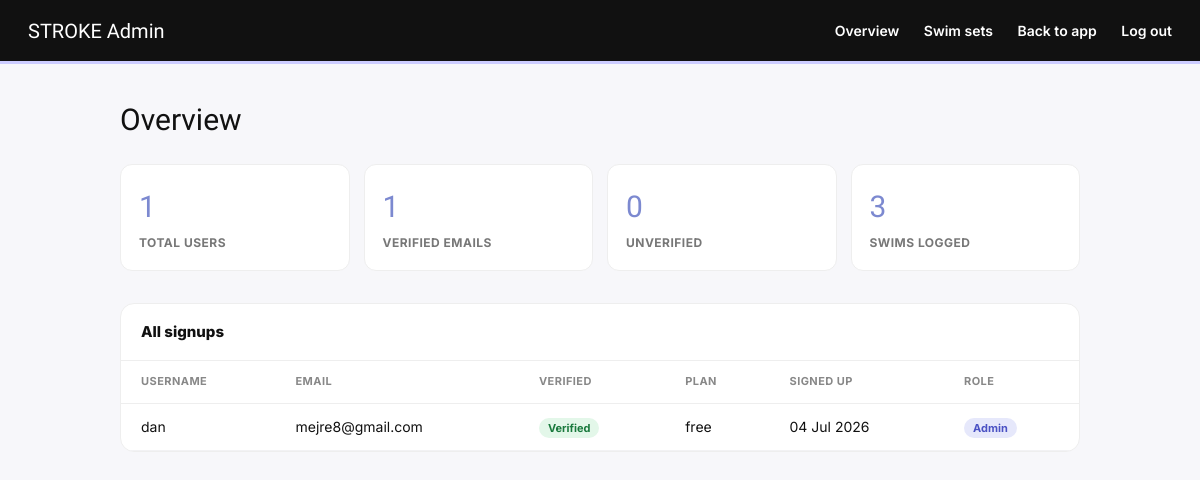
The page /admin (signed in) on the database its author committed.
### models.py (models this page shows, shortened)
class User(db.Model, UserMixin):
    __tablename__ = 'user'
    id = db.Column(db.Integer, primary_key=True)
    email = db.Column(db.String(150), unique=True, nullable=False)
    username = db.Column(db.String(80), unique=True, nullable=False)
    password = db.Column(db.String(200), nullable=False)
    created_at = db.Column(db.DateTime, default=datetime.utcnow)
    plan = db.Column(db.String(20), default='free')
    is_verified = db.Column(db.Boolean, default=False)
    is_admin = db.Column(db.Boolean, default=False)
    verify_code = db.Column(db.String(6), nullable=True)
    verify_code_sent_at = db.Column(db.DateTime, nullable=True)
    swims = db.relationship('Swim', backref='user', lazy=True)
    sessions = db.relationship('Session', backref='user', lazy=True)

### routes.py (the view)
@main.route('/admin')
@login_required
@admin_required
def admin_dashboard():
    from app import db
    from models import User, Swim, Session, SavedSet
    total_users = db.session.query(User).count()
    verified_users = db.session.query(User).filter_by(is_verified=True).count()
    unverified_users = total_users - verified_users
    total_swims = db.session.query(Swim).count()
    total_sessions = db.session.query(Session).count()
    users = db.session.query(User).order_by(User.created_at.desc()).all()
    return render_template(
        'admin_dashboard.html',
        total_users=total_users,
        verified_users=verified_users,
        unverified_users=unverified_users,
        total_swims=total_swims,
        total_sessions=total_sessions,
        users=users
    )

### app.py (called while the page is built)
def create_app():
    app = Flask(__name__)
    app.config['SECRET_KEY'] = os.getenv('SECRET_KEY', 'dev-secret-key')
    app.config['SQLALCHEMY_DATABASE_URI'] = os.getenv(
        'DATABASE_URL',
        f"sqlite:///{os.path.join(BASE_DIR, 'stroke.db')}"
    )
    app.config['SQLALCHEMY_TRACK_MODIFICATIONS'] = False
    app.config['RESEND_API_KEY'] = os.getenv('RESEND_API_KEY')
    db.init_app(app)
    bcrypt.init_app(app)
    login_manager.init_app(app)
    login_manager.login_view = 'main.login'
    with app.app_context():
        from models import User
        @login_manager.user_loader
        def load_user(user_id):
            return db.session.get(User, int(user_id))
        from routes import main
        app.register_blueprint(main)
        db.create_all()
    return app

### routes.py (called while the page is built)
def admin_required(f):
    @wraps(f)
    def wrapper(*args, **kwargs):
        if not current_user.is_authenticated or not current_user.is_admin:
            abort(403)
        return f(*args, **kwargs)
    return wrapper

### templates/admin_dashboard.html (shortened to what this page needs)
<!DOCTYPE html>
<html lang="en">
<head>
<link rel="stylesheet" href="{{ url_for('static', filename='css/main.css') }}">
</head>
<body>
<nav class="adm-nav">
  <span class="adm-logo">STROKE Admin</span>
  <div>
    <a href="/admin">Overview</a>
    <a href="/admin/sets">Swim sets</a>
    <a href="/dashboard">Back to app</a>
    <a href="/logout">Log out</a>
  </div>
</nav>
<div class="adm-wrap">
  <p class="adm-title">Overview</p>
  <div class="adm-stats">
    <div class="adm-stat"><div class="adm-stat-num">{{ total_users }}</div><div class="adm-stat-lbl">Total users</div></div>
    <div class="adm-stat"><div class="adm-stat-num">{{ verified_users }}</div><div class="adm-stat-lbl">Verified emails</div></div>
    <div class="adm-stat"><div class="adm-stat-num">{{ unverified_users }}</div><div class="adm-stat-lbl">Unverified</div></div>
    <div class="adm-stat"><div class="adm-stat-num">{{ total_swims + total_sessions }}</div><div class="adm-stat-lbl">Swims logged</div></div>
  </div>
  <div class="adm-panel">
    <div class="adm-panel-head">All signups</div>
    <table>
      <thead>
        <tr><th>Username</th><th>Email</th><th>Verified</th><th>Plan</th><th>Signed up</th><th>Role</th></tr>
      </thead>
      <tbody>
        {% for u in users %}
        <tr>
          <td>{{ u.username }}</td>
          <td>{{ u.email }}</td>
          <td>
            {% if u.is_verified %}
              <span class="badge yes">Verified</span>
            {% else %}
              <span class="badge no">Unverified</span>
            {% endif %}
          </td>
          <td>{{ u.plan }}</td>
          <td>{{ u.created_at.strftime('%d %b %Y') }}</td>
          <td>{% if u.is_admin %}<span class="badge admin">Admin</span>{% else %}—{% endif %}</td>
        </tr>
        {% endfor %}
      </tbody>
    </table>
  </div>
</div>
</body>
</html>

### static/css/main.css (style rules this page uses)
*, *::before, *::after { box-sizing: border-box; margin: 0; padding: 0; }
html { scroll-behavior: smooth; }
body { font-family: 'Inter', sans-serif; background: #fcfcff; color: #111111; line-height: 1.6; min-height: 100vh; }
button, a { cursor: pointer; }
a { color: inherit; text-decoration: none; }
nav { display: flex; align-items: center; justify-content: space-between; padding: 0 24px; height: 64px; position: sticky; top: 0; z-index: 100; background: #ffffff; border-bottom: 3px solid #ccccff; }

### templates/admin_dashboard.html (style rules this page uses)
body { font-family:'Inter',sans-serif;background:#f7f7fa;margin:0;color:#111; }
.adm-nav { display:flex;align-items:center;justify-content:space-between;padding:16px 28px;background:#111;color:#fff; }
.adm-nav a { color:#fff;text-decoration:none;font-weight:600;font-size:14px;margin-left:20px; }
.adm-logo { font-family:'Antonio',sans-serif;font-size:20px; }
.adm-wrap { max-width:1000px;margin:0 auto;padding:32px 20px 60px; }
.adm-title { font-family:'Antonio',sans-serif;font-size:30px;margin:0 0 20px; }
.adm-stats { display:grid;grid-template-columns:repeat(4,1fr);gap:14px;margin-bottom:32px; }
.adm-stat { background:#fff;border-radius:12px;padding:18px;border:1px solid #eee; }
.adm-stat-num { font-family:'Antonio',sans-serif;font-size:30px;color:#7C89D0; }
.adm-stat-lbl { font-size:12px;color:#777;text-transform:uppercase;letter-spacing:.04em;font-weight:700;margin-top:2px; }
.adm-panel { background:#fff;border-radius:14px;border:1px solid #eee;overflow:hidden; }
.adm-panel-head { padding:16px 20px;border-bottom:1px solid #eee;font-weight:800;font-size:15px;display:flex;justify-content:space-between;align-items:center; }
table { width:100%;border-collapse:collapse; }
th { text-align:left;font-size:11px;text-transform:uppercase;letter-spacing:.04em;color:#888;padding:12px 20px;border-bottom:1px solid #eee; }
td { padding:12px 20px;border-bottom:1px solid #f2f2f4;font-size:14px; }
.badge { padding:3px 9px;border-radius:20px;font-size:11px;font-weight:700; }
.badge.yes { background:#e3f7e9;color:#1a7a3d; }
.badge.admin { background:#e6e8fb;color:#4b52c4; }

### rows shown on the page
User: username "dan", email "mejre8@gmail.com", is_verified "Verified", plan "free", created_at "04 Jul 2026", is_admin "Admin"

### other values the page prints
{{ total_users }} "1"
{{ verified_users }} "1"
{{ unverified_users }} "0"
{{ total_swims + total_sessions }} "3"
